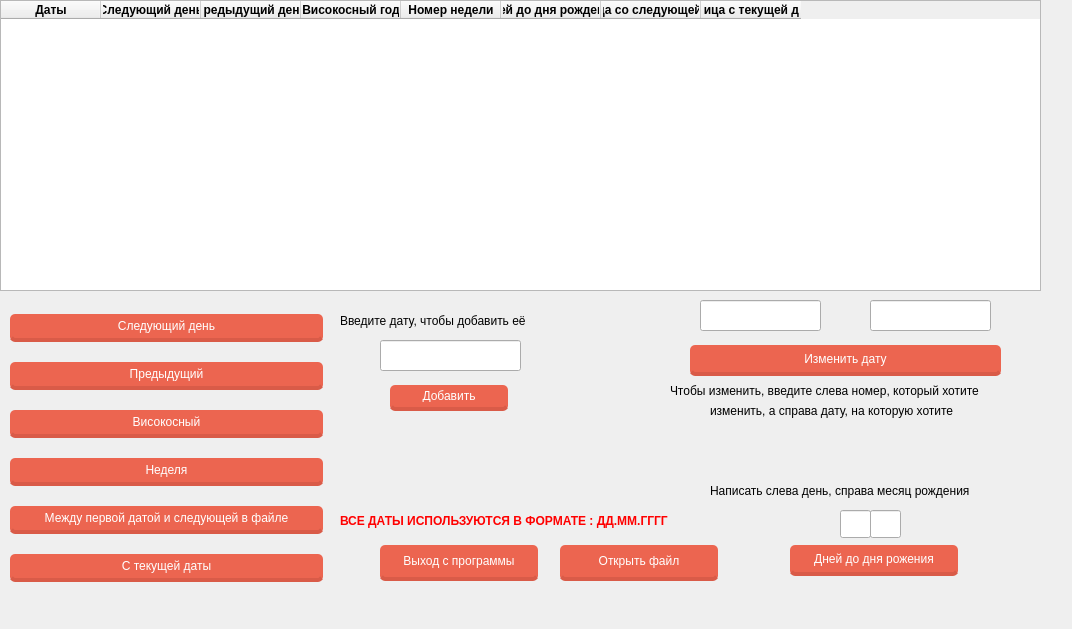
<?xml version="1.0" encoding="UTF-8"?>
<ui version="4.0">
 <class>MainWindow</class>
 <widget class="QMainWindow" name="MainWindow">
  <property name="geometry">
   <rect>
    <x>0</x>
    <y>0</y>
    <width>1072</width>
    <height>629</height>
   </rect>
  </property>
  <property name="windowTitle">
   <string>MainWindow</string>
  </property>
  <widget class="QWidget" name="centralwidget">
   <widget class="QPushButton" name="pushButton_12">
    <property name="geometry">
     <rect>
      <x>380</x>
      <y>540</y>
      <width>161</width>
      <height>41</height>
     </rect>
    </property>
    <property name="styleSheet">
     <string notr="true">float: rigth;
margin-right: 3%;
margin-top: 5px;
border-radius: 5px;
-moz-border-radius: 5px;
-webkit-border-radius: 5px;
padding: 5px 9px;
font-size: 1.2em;
background-color: rgba(236, 101, 80, 1);
text-shadow: #4545545 0 0 2px;
border-bottom: 4px solid rgba(217, 91, 72, 1);
color: white;
font-family: 'Roboto Slab', serif;</string>
    </property>
    <property name="text">
     <string>Выход с программы</string>
    </property>
   </widget>
   <widget class="QTableWidget" name="tableWidget">
    <property name="geometry">
     <rect>
      <x>0</x>
      <y>0</y>
      <width>1041</width>
      <height>291</height>
     </rect>
    </property>
    <column>
     <property name="text">
      <string>Даты</string>
     </property>
     <property name="font">
      <font>
       <bold>true</bold>
      </font>
     </property>
    </column>
    <column>
     <property name="text">
      <string>Следующий день</string>
     </property>
     <property name="font">
      <font>
       <bold>true</bold>
      </font>
     </property>
    </column>
    <column>
     <property name="text">
      <string>Предыдущий день</string>
     </property>
     <property name="font">
      <font>
       <bold>true</bold>
      </font>
     </property>
    </column>
    <column>
     <property name="text">
      <string>Високосный год</string>
     </property>
     <property name="font">
      <font>
       <bold>true</bold>
      </font>
     </property>
    </column>
    <column>
     <property name="text">
      <string>Номер недели</string>
     </property>
     <property name="font">
      <font>
       <bold>true</bold>
      </font>
     </property>
    </column>
    <column>
     <property name="text">
      <string>Дней до дня рождения</string>
     </property>
     <property name="font">
      <font>
       <bold>true</bold>
      </font>
     </property>
    </column>
    <column>
     <property name="text">
      <string>Разница со следующей датой</string>
     </property>
     <property name="font">
      <font>
       <bold>true</bold>
      </font>
     </property>
    </column>
    <column>
     <property name="text">
      <string>Разница с текущей датой</string>
     </property>
     <property name="font">
      <font>
       <bold>true</bold>
      </font>
     </property>
    </column>
   </widget>
   <widget class="QLabel" name="label_10">
    <property name="geometry">
     <rect>
      <x>340</x>
      <y>510</y>
      <width>401</width>
      <height>21</height>
     </rect>
    </property>
    <property name="font">
     <font>
      <bold>true</bold>
     </font>
    </property>
    <property name="styleSheet">
     <string notr="true">color:red;</string>
    </property>
    <property name="text">
     <string>ВСЕ ДАТЫ ИСПОЛЬЗУЮТСЯ В ФОРМАТЕ : ДД.ММ.ГГГГ</string>
    </property>
   </widget>
   <widget class="QPushButton" name="pushButton_17">
    <property name="geometry">
     <rect>
      <x>790</x>
      <y>540</y>
      <width>171</width>
      <height>36</height>
     </rect>
    </property>
    <property name="styleSheet">
     <string notr="true">float: rigth;
margin-right: 3%;
margin-top: 5px;
border-radius: 5px;
-moz-border-radius: 5px;
-webkit-border-radius: 5px;
padding: 5px 9px;
font-size: 1.2em;
background-color: rgba(236, 101, 80, 1);
text-shadow: #4545545 0 0 2px;
border-bottom: 4px solid rgba(217, 91, 72, 1);
color: white;
font-family: 'Roboto Slab', serif;</string>
    </property>
    <property name="text">
     <string>Дней до дня рожения</string>
    </property>
   </widget>
   <widget class="QLineEdit" name="lineEdit_6">
    <property name="geometry">
     <rect>
      <x>840</x>
      <y>510</y>
      <width>31</width>
      <height>28</height>
     </rect>
    </property>
    <property name="text">
     <string/>
    </property>
   </widget>
   <widget class="QLabel" name="label_11">
    <property name="geometry">
     <rect>
      <x>710</x>
      <y>470</y>
      <width>341</width>
      <height>41</height>
     </rect>
    </property>
    <property name="text">
     <string>Написать слева день, справа месяц рождения</string>
    </property>
   </widget>
   <widget class="QLineEdit" name="lineEdit_7">
    <property name="geometry">
     <rect>
      <x>870</x>
      <y>510</y>
      <width>31</width>
      <height>28</height>
     </rect>
    </property>
    <property name="text">
     <string/>
    </property>
   </widget>
   <widget class="QLineEdit" name="lineEdit_8">
    <property name="geometry">
     <rect>
      <x>380</x>
      <y>340</y>
      <width>141</width>
      <height>31</height>
     </rect>
    </property>
   </widget>
   <widget class="QPushButton" name="pushButton_18">
    <property name="geometry">
     <rect>
      <x>390</x>
      <y>380</y>
      <width>121</width>
      <height>31</height>
     </rect>
    </property>
    <property name="styleSheet">
     <string notr="true">float: rigth;
margin-right: 3%;
margin-top: 5px;
border-radius: 5px;
-moz-border-radius: 5px;
-webkit-border-radius: 5px;
padding: 5px 9px;
font-size: 1.2em;
background-color: rgba(236, 101, 80, 1);
text-shadow: #4545545 0 0 2px;
border-bottom: 4px solid rgba(217, 91, 72, 1);
color: white;
font-family: 'Roboto Slab', serif;</string>
    </property>
    <property name="text">
     <string>Добавить</string>
    </property>
   </widget>
   <widget class="QLineEdit" name="lineEdit_9">
    <property name="geometry">
     <rect>
      <x>870</x>
      <y>300</y>
      <width>121</width>
      <height>31</height>
     </rect>
    </property>
   </widget>
   <widget class="QLineEdit" name="lineEdit_10">
    <property name="geometry">
     <rect>
      <x>700</x>
      <y>300</y>
      <width>121</width>
      <height>31</height>
     </rect>
    </property>
   </widget>
   <widget class="QPushButton" name="pushButton_21">
    <property name="geometry">
     <rect>
      <x>690</x>
      <y>340</y>
      <width>314</width>
      <height>36</height>
     </rect>
    </property>
    <property name="styleSheet">
     <string notr="true">float: rigth;
margin-right: 3%;
margin-top: 5px;
border-radius: 5px;
-moz-border-radius: 5px;
-webkit-border-radius: 5px;
padding: 5px 9px;
font-size: 1.2em;
background-color: rgba(236, 101, 80, 1);
text-shadow: #4545545 0 0 2px;
border-bottom: 4px solid rgba(217, 91, 72, 1);
color: white;
font-family: 'Roboto Slab', serif;</string>
    </property>
    <property name="text">
     <string>Изменить дату</string>
    </property>
   </widget>
   <widget class="QLabel" name="label_12">
    <property name="geometry">
     <rect>
      <x>340</x>
      <y>300</y>
      <width>231</width>
      <height>41</height>
     </rect>
    </property>
    <property name="text">
     <string>Введите дату, чтобы добавить её</string>
    </property>
   </widget>
   <widget class="QLabel" name="label_13">
    <property name="geometry">
     <rect>
      <x>670</x>
      <y>370</y>
      <width>391</width>
      <height>41</height>
     </rect>
    </property>
    <property name="text">
     <string>Чтобы изменить, введите слева номер, который хотите</string>
    </property>
   </widget>
   <widget class="QPushButton" name="pushButton_22">
    <property name="geometry">
     <rect>
      <x>560</x>
      <y>540</y>
      <width>161</width>
      <height>41</height>
     </rect>
    </property>
    <property name="styleSheet">
     <string notr="true">float: rigth;
margin-right: 3%;
margin-top: 5px;
border-radius: 5px;
-moz-border-radius: 5px;
-webkit-border-radius: 5px;
padding: 5px 9px;
font-size: 1.2em;
background-color: rgba(236, 101, 80, 1);
text-shadow: #4545545 0 0 2px;
border-bottom: 4px solid rgba(217, 91, 72, 1);
color: white;
font-family: 'Roboto Slab', serif;</string>
    </property>
    <property name="text">
     <string>Открыть файл</string>
    </property>
   </widget>
   <widget class="QWidget" name="layoutWidget">
    <property name="geometry">
     <rect>
      <x>10</x>
      <y>300</y>
      <width>316</width>
      <height>296</height>
     </rect>
    </property>
    <layout class="QVBoxLayout" name="verticalLayout">
     <item>
      <widget class="QPushButton" name="pushButton_15">
       <property name="styleSheet">
        <string notr="true">float: rigth;
margin-right: 3%;
margin-top: 5px;
border-radius: 5px;
-moz-border-radius: 5px;
-webkit-border-radius: 5px;
padding: 5px 9px;
font-size: 1.2em;
background-color: rgba(236, 101, 80, 1);
text-shadow: #4545545 0 0 2px;
border-bottom: 4px solid rgba(217, 91, 72, 1);
color: white;
font-family: 'Roboto Slab', serif;</string>
       </property>
       <property name="text">
        <string>Cледующий день</string>
       </property>
      </widget>
     </item>
     <item>
      <widget class="QPushButton" name="pushButton_14">
       <property name="styleSheet">
        <string notr="true">float: rigth;
margin-right: 3%;
margin-top: 5px;
border-radius: 5px;
-moz-border-radius: 5px;
-webkit-border-radius: 5px;
padding: 5px 9px;
font-size: 1.2em;
background-color: rgba(236, 101, 80, 1);
text-shadow: #4545545 0 0 2px;
border-bottom: 4px solid rgba(217, 91, 72, 1);
color: white;
font-family: 'Roboto Slab', serif;</string>
       </property>
       <property name="text">
        <string>Предыдущий</string>
       </property>
      </widget>
     </item>
     <item>
      <widget class="QPushButton" name="pushButton_16">
       <property name="styleSheet">
        <string notr="true">float: rigth;
margin-right: 3%;
margin-top: 5px;
border-radius: 5px;
-moz-border-radius: 5px;
-webkit-border-radius: 5px;
padding: 5px 9px;
font-size: 1.2em;
background-color: rgba(236, 101, 80, 1);
text-shadow: #4545545 0 0 2px;
border-bottom: 4px solid rgba(217, 91, 72, 1);
color: white;
font-family: 'Roboto Slab', serif;</string>
       </property>
       <property name="text">
        <string>Високосный</string>
       </property>
      </widget>
     </item>
     <item>
      <widget class="QPushButton" name="pushButton_13">
       <property name="styleSheet">
        <string notr="true">float: rigth;
margin-right: 3%;
margin-top: 5px;
border-radius: 5px;
-moz-border-radius: 5px;
-webkit-border-radius: 5px;
padding: 5px 9px;
font-size: 1.2em;
background-color: rgba(236, 101, 80, 1);
text-shadow: #4545545 0 0 2px;
border-bottom: 4px solid rgba(217, 91, 72, 1);
color: white;
font-family: 'Roboto Slab', serif;</string>
       </property>
       <property name="text">
        <string>Неделя</string>
       </property>
      </widget>
     </item>
     <item>
      <widget class="QPushButton" name="pushButton_20">
       <property name="styleSheet">
        <string notr="true">float: rigth;
margin-right: 3%;
margin-top: 5px;
border-radius: 5px;
-moz-border-radius: 5px;
-webkit-border-radius: 5px;
padding: 5px 9px;
font-size: 1.2em;
background-color: rgba(236, 101, 80, 1);
text-shadow: #4545545 0 0 2px;
border-bottom: 4px solid rgba(217, 91, 72, 1);
color: white;
font-family: 'Roboto Slab', serif;</string>
       </property>
       <property name="text">
        <string>Между первой датой и следующей в файле</string>
       </property>
      </widget>
     </item>
     <item>
      <widget class="QPushButton" name="pushButton_19">
       <property name="styleSheet">
        <string notr="true">float: rigth;
margin-right: 3%;
margin-top: 5px;
border-radius: 5px;
-moz-border-radius: 5px;
-webkit-border-radius: 5px;
padding: 5px 9px;
font-size: 1.2em;
background-color: rgba(236, 101, 80, 1);
text-shadow: #4545545 0 0 2px;
border-bottom: 4px solid rgba(217, 91, 72, 1);
color: white;
font-family: 'Roboto Slab', serif;</string>
       </property>
       <property name="text">
        <string>С текущей даты</string>
       </property>
      </widget>
     </item>
    </layout>
   </widget>
   <widget class="QLabel" name="label_14">
    <property name="geometry">
     <rect>
      <x>710</x>
      <y>400</y>
      <width>311</width>
      <height>21</height>
     </rect>
    </property>
    <property name="text">
     <string>изменить, а справа дату, на которую хотите</string>
    </property>
   </widget>
  </widget>
  <widget class="QMenuBar" name="menubar">
   <property name="geometry">
    <rect>
     <x>0</x>
     <y>0</y>
     <width>1072</width>
     <height>26</height>
    </rect>
   </property>
  </widget>
 </widget>
 <resources/>
 <connections/>
</ui>
